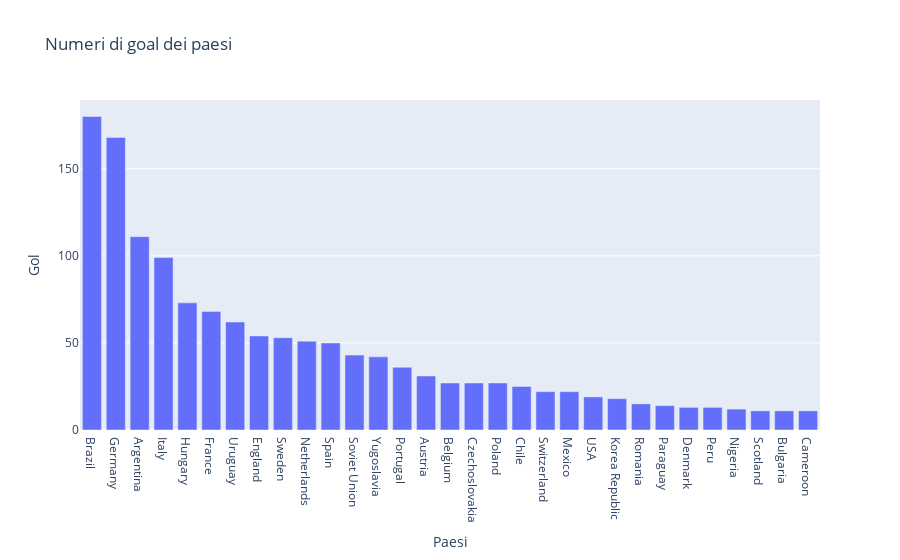

Write notebook code for a chart like this one.
### Code cell
import plotly.graph_objects as go

# Supponendo che 'goals' sia il DataFrame che contiene i dati dei gol per ogni paese

# Seleziona solo le prime 20 righe del DataFrame
top_20_goals = gol[:31]

# Crea il grafico a barre
fig = go.Figure(data=[go.Bar(x=top_20_goals.index, y=top_20_goals['Home Team Goals'])])

# Aggiungi titoli e assegnazioni
fig.update_layout(
    title='Numeri di goal dei paesi',
    xaxis=dict(title='Paesi'),
    yaxis=dict(title='Gol')
)

# Mostra il grafico
fig.show()

### Figure 1 — Plotly figure (JSON) as saved in the notebook; plotly's stock layout.template omitted (floating-point values rounded to 4 significant figures)
{"data": [{"type": "bar", "x": ["Brazil", "Germany", "Argentina", "Italy", "Hungary", "France", "Uruguay", "England", "Sweden", "Netherlands", "Spain", "Soviet Union", "Yugoslavia", "Portugal", "Austria", "Belgium", "Czechoslovakia", "Poland", "Chile", "Switzerland", "Mexico", "USA", "Korea Republic", "Romania", "Paraguay", "Denmark", "Peru", "Nigeria", "Scotland", "Bulgaria", "Cameroon"], "y": [180, 168, 111, 99, 73, 68, 62, 54, 53, 51, 50, 43, 42, 36, 31, 27, 27, 27, 25, 22, 22, 19, 18, 15, 14, 13, 13, 12, 11, 11, 11]}], "layout": {"title": {"text": "Numeri di goal dei paesi"}, "xaxis": {"title": {"text": "Paesi"}}, "yaxis": {"title": {"text": "Gol"}}}}
